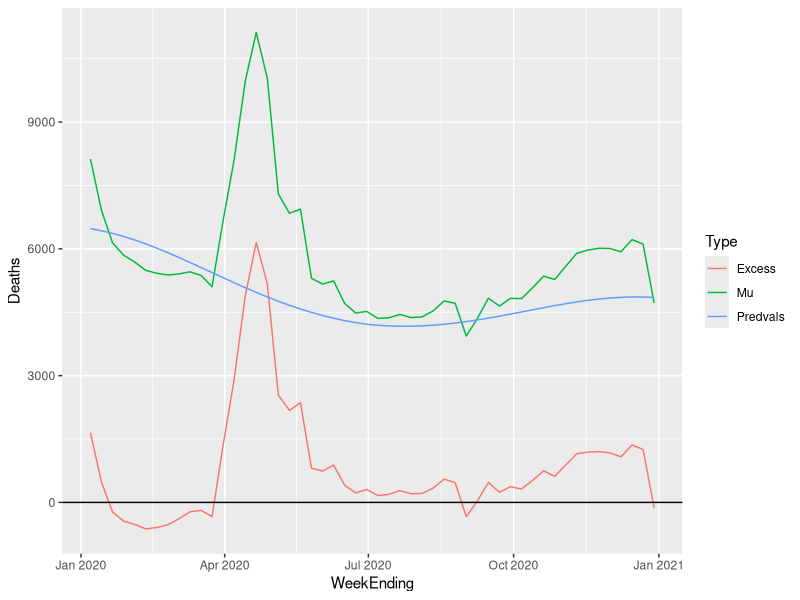

R code for this plot:
library(tidyverse)
library(readxl)
library(lubridate)

# Task: Update file names to finalised versions
deathdat <- read_csv("Deaths combined.csv")
population <- read_excel("Population combined.xlsx")
mortality <- read_excel("Mortality EW final.xlsx", sheet="Summary")

mortality$MortalityRate <- mortality$`Mortality rate`
mortality$`Mortality rate` <- NULL

deathdat$WeekEnding <- dmy(deathdat$WeekEnding)
deathdat$WeekNumber <- week(deathdat$WeekEnding)
population$WeekNumber <- week(population$Date)

EuroMOMO <- function(country, fitstart, fitend, predyear, gender, type){
  
  deathdat <- deathdat[deathdat$Country == country , ]
  population <- population[population$Nation == country , ]
  
  predstart <- predyear
  predend <- predyear
  
  # Specifying size of at-risk population for fitting the model
  Nfit <- population[population$Year>=fitstart & population$Year<=fitend, c(gender, "Date", "Year", "WeekNumber", "Nation")]
  Nfit <- Nfit[(Nfit$WeekNumber>=15 & Nfit$WeekNumber<=26) | (Nfit$WeekNumber>=36 & Nfit$WeekNumber<=45) , ]
  colnames(Nfit)[1] <- "N"
  
  #Specifying size of at-risk population for predictions
  Npred <- population[population$Year>=predstart & population$Year<=predend, c(gender, "Date", "Year", "WeekNumber", "Nation")]
  colnames(Npred)[1] <- "N"
  
  # Specifying mortality rate of at-risk group at a year level since we don't have weekly
  Xfit <- mortality[mortality$Year>=fitstart & mortality$Year<=fitend & mortality$Type==type & mortality$Sex==gender, ]
  newfit <- Xfit
  for(i in seq(1, 21)){
    newfit <- rbind(newfit, Xfit)
  }
  Xfit <- arrange(newfit, Year)
  
  # Specifying mortality rate of at-risk group at a year level since we don't have weekly
  Xpred <- mortality[mortality$Year>=predstart & mortality$Year<=predend & mortality$Type==type & mortality$Sex==gender, ]
  newpred <- Xpred
  for(i in seq(1, 51)){
    newpred <- rbind(newpred, Xpred)
  }
  Xpred <- arrange(newpred, Year)

  # Specifying mu (number of deaths) for fitting the model
  fitdeaths <- deathdat[deathdat$Year>=fitstart & deathdat$Year<=fitend & deathdat$Gender==gender, ]
  fitdeaths <- fitdeaths[(fitdeaths$WeekNumber>=15 & fitdeaths$WeekNumber<=26) | (fitdeaths$WeekNumber>=36 & fitdeaths$WeekNumber<=45) , ]
  
  # Specifying the actual number of deaths during the period we're predicting
  preddeaths <- deathdat[deathdat$Year>=predstart & deathdat$Year<=predend & deathdat$Gender==gender, ]
  
  # Putting together the final dataframes
  fitdat <- fitdeaths[, c("Year", "WeekNumber", "WeekEnding", "Deaths")]
  fitdat$N <- Nfit$N
  fitdat$X <- Xfit$MortalityRate
  fitdat$Y1 <- cos((2*pi/52)*fitdat$WeekNumber)
  fitdat$Y2 <- sin((2*pi/52)*fitdat$WeekNumber)
  
  colnames(fitdat) <- c("Year", "WeekNumber", "WeekEnding", "Mu", "N", "X", "Y1", "Y2")
  
  preddat <- preddeaths[, c("Year", "WeekNumber", "WeekEnding", "Deaths")]
  preddat$N <- Npred$N
  preddat$X <- Xpred$MortalityRate
  preddat$Y1 <- cos((2*pi/52)*preddat$WeekNumber)
  preddat$Y2 <- sin((2*pi/52)*preddat$WeekNumber)
  
  colnames(preddat) <- c("Year", "WeekNumber", "WeekEnding", "Mu", "N", "X", "Y1", "Y2")
  
  mod <- glm(Mu ~ log(N) + X + WeekNumber + Y1 + Y2, 
             family=quasipoisson(link="log"),
             data = fitdat)
  
  predvals <- predict(object = mod, newdata = preddat, type="response")
  
  preddat$Predvals <- as.numeric(predvals)
  
  preddat$Excess <- preddat$Mu - preddat$Predvals 
  
  return(preddat)
}

fitstart = 2013
fitend = 2018
predyear = 2020
gender="Female"
country="EW"
type="Cohort"

out <- EuroMOMO("EW", 2013, 2018, 2020, "Female", "Cohort")

pivotout <- pivot_longer(out, c("Mu", "Predvals", "Excess"))
colnames(pivotout)[which(names(pivotout) == "name")] <- "Type"
colnames(pivotout)[which(names(pivotout) == "value")] <- "Deaths"

ggplot(data = pivotout, aes(WeekEnding, Deaths, color = Type)) + geom_line() + geom_hline(yintercept=0)
